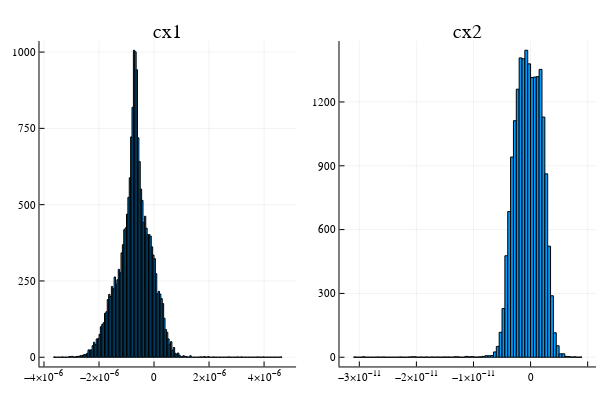

Notebook source saved alongside this figure:
### Markdown cell above
### Histogrammes

### Code cell
h1 = histogram(cx1, title = "cx1");
h2 = histogram(cx2, title = "cx2");
plot(h1, h2, legend = false)
